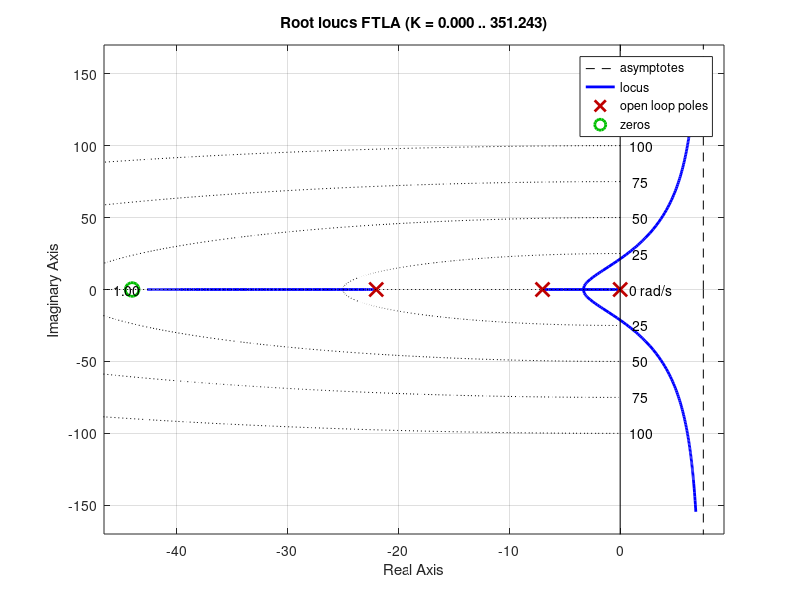
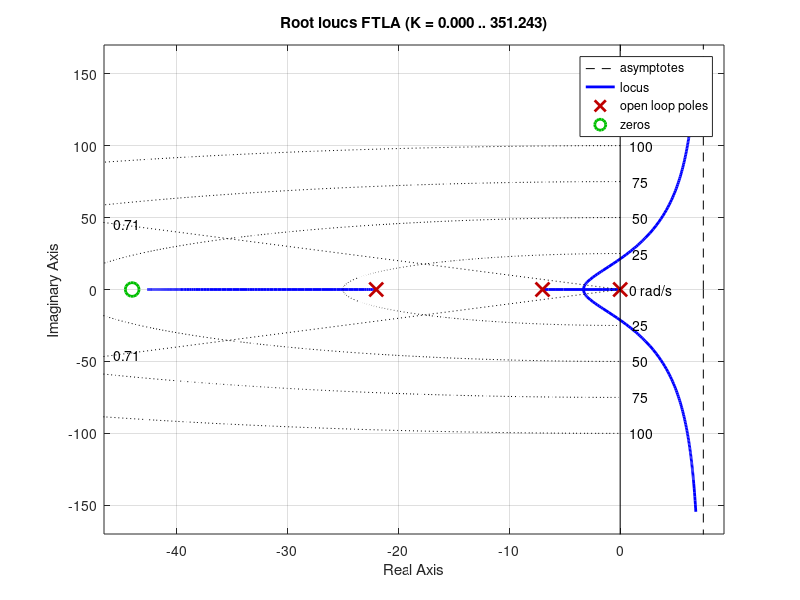
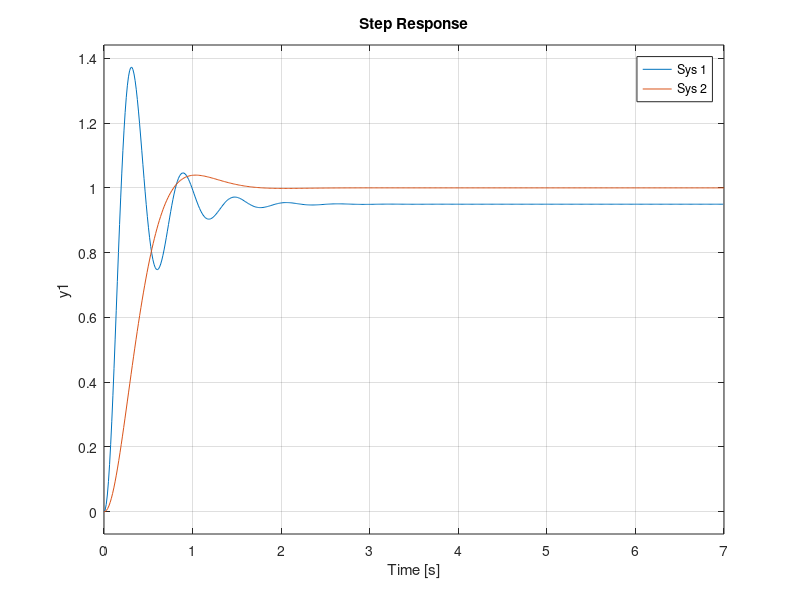

These figures' MATLAB source, in order:
% ==========================================================================
clear all; close all; clc;

% Carga de paquete utilizado
pkg load control

% variables
s   = tf('s');
G   = tf([66 2904], [1 30 183 154])
% realimentacion unitaria
H   = 1

% Transfer function 'G' from input 'u1' to output ...
%              66 s + 2904
%  y1:  --------------------------
%       s^3 + 30 s^2 + 183 s + 154

disp('')
disp('=======================================================================')
disp('CARACTERIZACION DE LA PLANTA')
disp('=======================================================================')
FTLA    = G*H;

damp(G)
rlocus(FTLA)

disp('')
disp('=======================================================================')
disp('CONTROLADOR PI (Mejorar Transitorio Y Eliminar ess_p)')
disp('=======================================================================')
% SIN SOBREPICO Y TIEMPO DE ESTABLECIMIENTO MINIMO
psita   = 1

k       = 1;
p_dom   = -max(pole(G*H))
PI      = k*(s + p_dom)/s;

FTLA    = minreal(PI*G*H)
% Transfer function 'FTLA' from input 'u1' to output ...
%           66 s + 2904
%  y1:  --------------------
%       s^3 + 29 s^2 + 154 s

rlocus(FTLA)
sgrid(psita, [25:25:100])

disp('')
disp('Por Inspeccion Del LR, Puntos De Trabajo (Polos Deseados)')
disp('=======================================================================')
sp = -3.32

disp('')
disp('Por Condicion De Modulo: | 1/k | == | (G*H)p |')
disp('=======================================================================')
FTLAp   = (66*sp + 2904)/(sp^3 + 29*sp^2 + 154*sp);
k       = 1/(abs(FTLAp))
Ti      = abs(1/p_dom)

disp('')
disp('Controlador PI Final')
disp('=======================================================================')
PI  = k*(s + p_dom)/s

figure
step(feedback(G,H), feedback(PI*G,H))

% ==========================================================================
close all

disp('')
disp('=======================================================================')
disp('CONTROLADOR PI (Mejorar Transitorio Y Eliminar ess_p)')
disp('=======================================================================')
% SOBREPICO MENOR AL 4% Y TIEMPO DE ESTABLECIMIENTO MINIMO

% ! BUENA APROXIMACION:
% ! ==========================================================================
% ! psita   = 0.707 --> mp  <= 4 %  --> alpha   = 45 grados
% ! ==========================================================================
psita   = .707

k   = 1
PI  = k*(s + p_dom)/s;

FTLA    = minreal(PI*G*H)
% Transfer function 'FTLA' from input 'u1' to output ...
%           66 s + 2904
%  y1:  --------------------
%       s^3 + 29 s^2 + 154 s

rlocus(FTLA)
sgrid(psita, [25:25:100])

disp('')
disp('Por Inspeccion Del LR, Puntos De Trabajo (Polos Deseados)')
disp('=======================================================================')
sp = -3.18 + 3.23j

disp('')
disp('Por Condicion De Modulo: | 1/k | == | (G*H)p |')
disp('=======================================================================')
FTLAp   = (66*sp + 2904)/(sp^3 + 29*sp^2 + 154*sp);
k       = 1/(abs(FTLAp))
Ti      = abs(1/p_dom)


disp('')
disp('Ajuste De Ganancia')
disp('=======================================================================')
k   = .155

disp('')
disp('Controlador PI Final')
disp('=======================================================================')
PI  = k*(s + p_dom)/s

figure
step(feedback(G,H), feedback(PI*G,H))

disp('')
disp('=======================================================================')
disp('SUCCESS')
